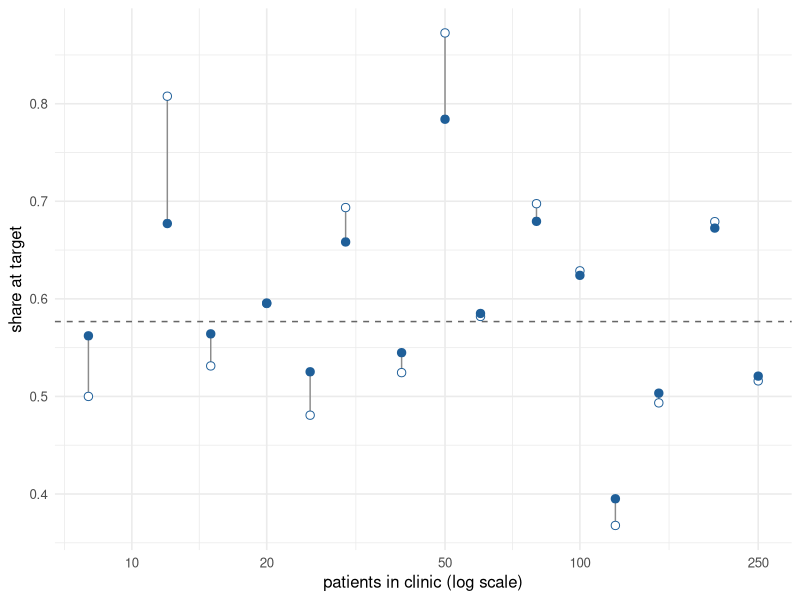

This figure's R source:
## ---- chunk 1
#| include: false
knitr::opts_chunk$set(echo = FALSE, message = FALSE, warning = FALSE)
library(ggplot2)
theme_set(theme_minimal(base_size = 12))
set.seed(550)
## ---- chunk 2
#| label: fig-pooling
#| fig-cap: "Estimated share at target in 15 simulated clinics under no pooling (open circles) and partial pooling (filled). The dashed line is the complete-pooling estimate. Arrows show shrinkage; small clinics (left) move most."
#| fig-height: 3.4
n_patients <- c(8, 12, 15, 20, 25, 30, 40, 50, 60, 80, 100, 120, 150, 200, 250)
true_logodds <- rnorm(15, qlogis(0.55), 0.5)
at_target <- rbinom(15, n_patients, plogis(true_logodds))
# Normal approximation on the log-odds scale, tau fixed at 0.5, for illustration
obs_logodds <- qlogis((at_target + 0.5) / (n_patients + 1))
se2 <- 1 / (at_target + 0.5) + 1 / (n_patients - at_target + 0.5)
tau2 <- 0.5^2
mu <- sum(obs_logodds / (se2 + tau2)) / sum(1 / (se2 + tau2))
partial <- (obs_logodds / se2 + mu / tau2) / (1 / se2 + 1 / tau2)
pool_df <- data.frame(n = n_patients, none = plogis(obs_logodds), partial = plogis(partial))
ggplot(pool_df) +
  geom_hline(yintercept = sum(at_target) / sum(n_patients), linetype = "dashed", colour = "grey40") +
  geom_segment(aes(x = n, xend = n, y = none, yend = partial),
               arrow = arrow(length = unit(0.12, "cm")), colour = "grey55") +
  geom_point(aes(n, none), shape = 21, size = 2.5, fill = "white", colour = "#1f5f99") +
  geom_point(aes(n, partial), size = 2.5, colour = "#1f5f99") +
  scale_x_log10(breaks = c(10, 20, 50, 100, 250)) +
  labs(x = "patients in clinic (log scale)", y = "share at target")
